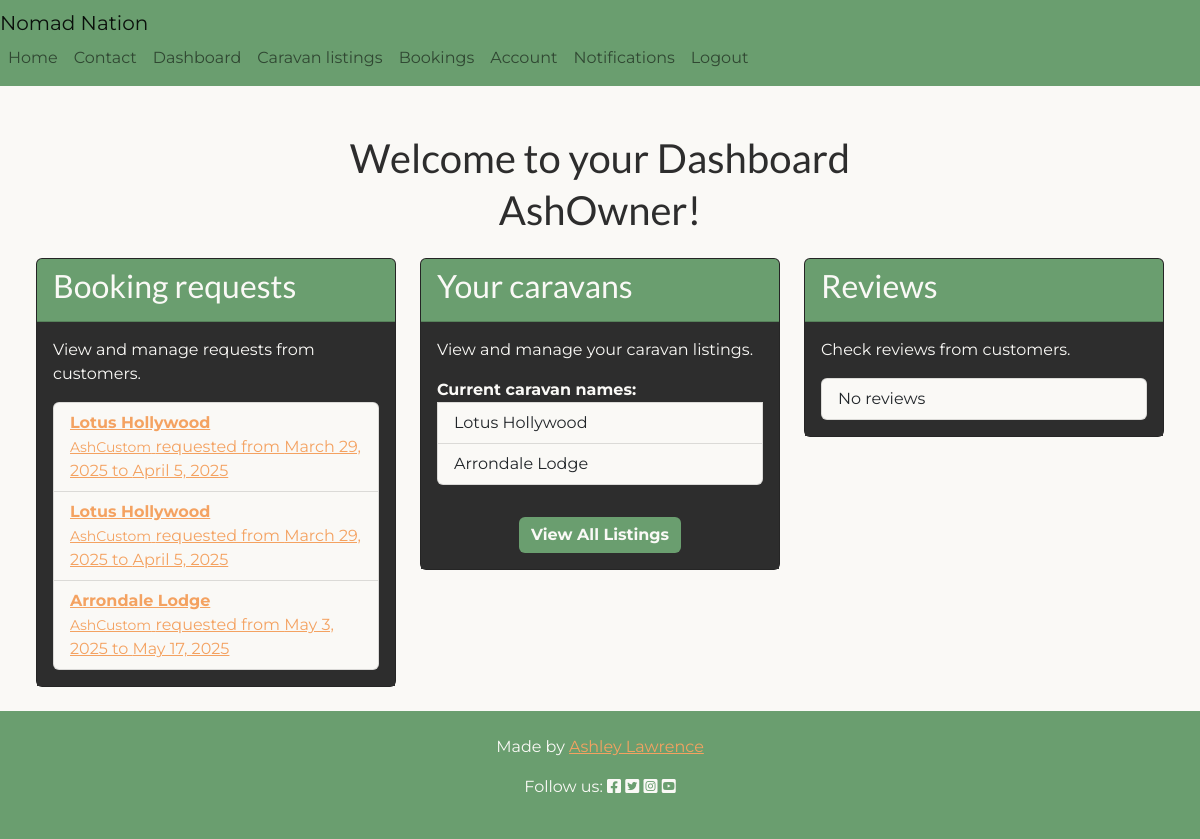
Before: /dashboard/ (signed in) with the older database file.
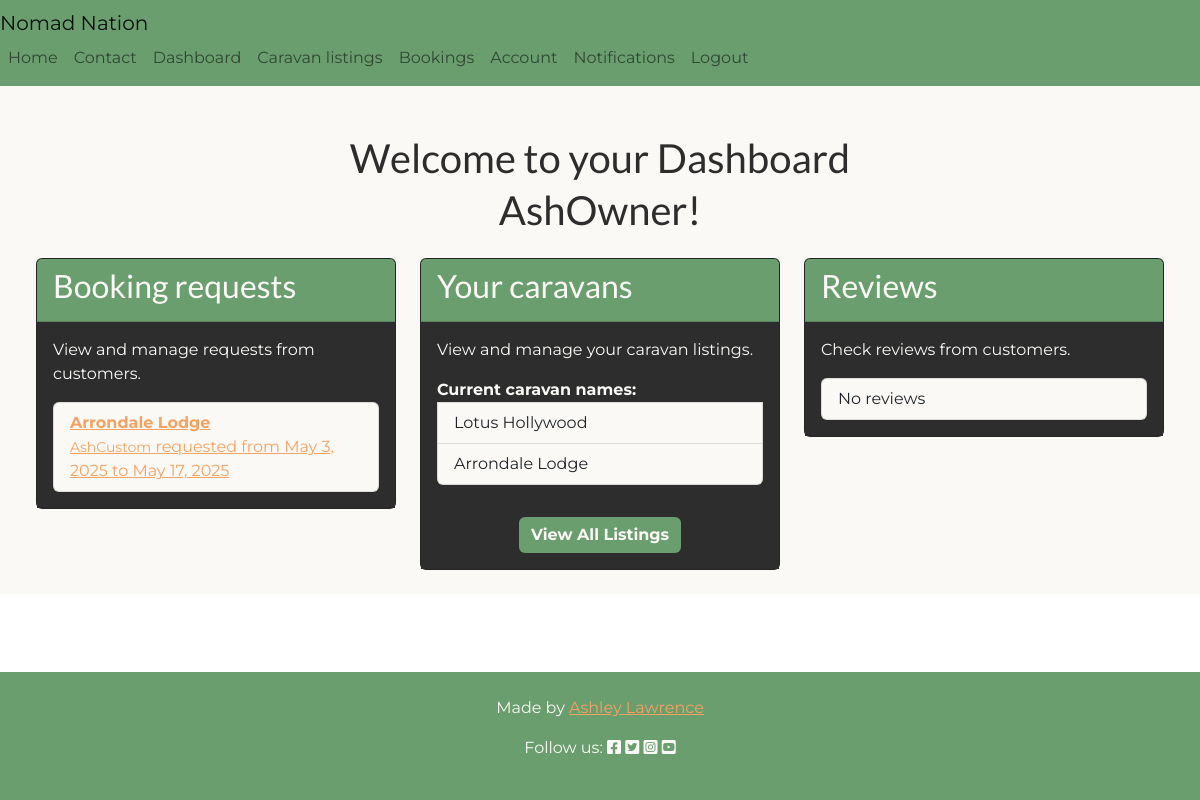
After: the same page with the newer database file.
### listings/models.py (models this page shows, shortened)
class Booking(models.Model):
    STATUS_CHOICES = [
        ("pending", "Pending"),
        ("accepted", "Accepted"),
        ("declined", "Declined"),
    ]
    caravan = models.ForeignKey(
        Caravan, on_delete=models.CASCADE, related_name="bookings"
    )
    customer = models.ForeignKey(
        User, on_delete=models.CASCADE, related_name="bookings"
    )
    name = models.CharField(max_length=255)
    email = models.EmailField()
    phone_number = models.CharField(max_length=15, blank=True, null=True)
    start_date = models.DateField()
    end_date = models.DateField()
    message = models.TextField(blank=True, null=True)
    status = models.CharField(
        max_length=10, choices=STATUS_CHOICES, default="pending"
    )

class Caravan(models.Model):
    owner = models.ForeignKey(
        User, on_delete=models.CASCADE, related_name='caravans'
    )
    title = models.CharField(max_length=100)
    description = models.TextField()
    berth = models.CharField(
        max_length=10, choices=[
            ('small', 'Two-berth'),
            ('medium', 'Four-berth'),
            ('large', 'Six-berth')
        ]
    )
    price_per_night = models.DecimalField(max_digits=6, decimal_places=2)
    location = models.CharField(max_length=100)
    amenities = models.ManyToManyField(Amenity, related_name='caravans')
    is_favourite = models.BooleanField(default=False)

### dashboard/views.py (the view)
# urls.py: path('', views.dashboard_view, name='dashboard'),
@login_required
def dashboard_view(request):
    current_user = request.user
    context = {}
    context['username'] = current_user.username
    if current_user.is_superuser:
        context['user_type'] = 'superuser'
        context['admin_url'] = '/admin/'
        return render(request, 'dashboard/dashboard.html', context)
    try:
        user_profile = current_user.profile
    except AttributeError:
        return redirect('account_logout')
    if user_profile.user_type == 'customer':
        context['user_type'] = 'customer'
        context['upcoming_stays'] = Booking.objects.filter(
            customer=current_user,
            status='accepted',
            start_date__gte=timezone.now()
        )
        context['wishlist'] = []
        context['previous_stays'] = Booking.objects.filter(
            customer=current_user,
            status='accepted',
            end_date__lt=timezone.now()
        )
    elif user_profile.user_type == 'owner':
        context['user_type'] = 'owner'
        context['requests'] = Booking.objects.filter(
            caravan__owner=current_user, status='pending'
        )
        context['caravans'] = Caravan.objects.filter(owner=current_user)
        context['reviews'] = []
    else:
        return redirect('account_logout')
    return render(request, 'dashboard/dashboard.html', context)

### dashboard/templates/dashboard/dashboard.html (shortened to what this page needs)
{% extends "base.html" %}
{% block content %}
<div class="container-fluid d-flex flex-column justify-content-center align-items-center bg-styles">
    <h1 class="text-center mb-1 mt-5 title">Welcome to your Dashboard</h1>
    {% if user_type == 'superuser' %}
    <h1 class="text-center mb-4 title">Superuser!</h1>
    <p>To manage the site go to admin page:
        <a href="{{ admin_url }}" class="btn btn-primary w-100 mt-3 btn-styles">Here</a>
    </p>
</div>
{% elif user_type == 'owner' %}
<div class="container-fluid d-flex flex-column justify-content-center align-items-center bg-styles dashboard-style">
    <h1 class="text-center mb-4 title">{{ username }}!</h1>
    <div class="row w-100">
        <div class="col-md-4">
            <div class="card mb-4 text-white">
                <div class="card-header">
                    <h2 class="card-title title">Booking requests</h2>
                </div>
                <div class="card-body">
                    <p>View and manage requests from customers.</p>
                    <ul class="list-group">
                        {% for request in requests %}
                            <li class="list-group-item">
                                <a href="{% url 'booking_view' request.caravan.id %}">
                                    <strong>{{ request.caravan.title }}</strong><br>
                                    <small>{{ request.customer.username }}</small> requested from
                                    {{ request.start_date }} to {{ request.end_date }}
                                </a>
                            </li>
                        {% empty %}
                            <li class="list-group-item">No current requests</li>
                        {% endfor %}
                    </ul>
                </div>
            </div>
        </div>
        <div class="col-md-4">
            <div class="card mb-4 text-white">
                <div class="card-header">
                    <h2 class="card-title title">Your caravans</h2>
                </div>
                <div class="card-body">
                    <p>View and manage your caravan listings.</p>
                    <ul class="list-group">
                        <strong>Current caravan names:</strong>
                        {% for caravan in caravans %}
                            <li class="list-group-item">{{ caravan.title }}</li>
                        {% empty %}
                            <li class="list-group-item">No caravans listed</li>
                        {% endfor %}
                    </ul>
                    <div class="d-flex justify-content-center mt-3">
                        <a href="{% url 'listings' %}" class="btn btn-primary mt-3 btn-styles">View All Listings</a>
                    </div>
                </div>
            </div>
        </div>
        <div class="col-md-4">
            <div class="card mb-4 text-white">
                <div class="card-header">
                    <h2 class="card-title title">Reviews</h2>
                </div>
                <div class="card-body">
                    <p>Check reviews from customers.</p>
                    <ul class="list-group">
                        {% for review in reviews %}
                            <li class="list-group-item">{{ review }}</li>
                        {% empty %}
                            <li class="list-group-item">No reviews</li>
                        {% endfor %}
                    </ul>
                </div>
            </div>
        </div>
    </div>
</div>
{% endif %}
{% endblock %}

### templates/base.html (shortened to what this page needs)
{% load static %}
<!DOCTYPE html>
<html lang="en">
<head>
    <link rel="stylesheet" type="image/png" sizes="16x16" href="{% static 'favicon/favicon-16x16.png' %}">
    <link href="https://cdn.jsdelivr.net/npm/bootstrap@5.2.3/dist/css/bootstrap.min.css" rel="stylesheet">
    <link href="https://cdnjs.cloudflare.com/ajax/libs/font-awesome/6.0.0-beta3/css/all.min.css" rel="stylesheet">
    <link rel="stylesheet" href="{% static 'css/styles.css' %}">
    <link href="https://cdn.jsdelivr.net/npm/fullcalendar/main.min.css" rel="stylesheet">
    <link rel="stylesheet" href="https://cdn.jsdelivr.net/npm/select2@4.0.13/dist/css/select2.min.css">
</head>
<body class="d-flex flex-column min-vh-100">
    <nav class="navbar navbar-expand-lg navbar-light">
        <div class="container_fluid">
            <a id="main-title" class="navbar-brand" href="{% url 'homepage' %}">Nomad Nation</a>
            <div class="collapse navbar-collapse" id="navbarNav">
                <ul class="navbar-nav ms-auto">
                    <li class="nav-item">
                        <a class="nav-link {% if request.path == '/' %}active" aria-current="page{% endif %}" href="{% url 'homepage' %}">Home</a>
                    </li>
                    <li class="nav-item {% if request.path == '/contact/' %}active{% endif %}">
                        <a href="{% url 'contact' %}" class="nav-link">Contact</a>
                    </li>
                    {% if user.is_authenticated %}
                        <li class="nav-item {% if request.path == '/dashboard/' %}active{% endif %}">
                            <a href="{% url 'dashboard' %}" class="nav-link">Dashboard</a>
                        </li>
                        <li class="nav-item {% if request.path == '/listings/' %}active{% endif %}">
                            <a href="{% url 'listings' %}" class="nav-link">Caravan listings</a>
                        </li>
                        <li class="nav-item {% if request.path == '/bookings/' %}active{% endif %}">
                            <a href="{% url 'booking_page' %}" class="nav-link">Bookings</a>
                        </li>
                        <li class="nav-item">
                            <a href="#" class="nav-link">Account</a>
                        </li>
                        <li class="nav-item">
                            <a href="#" class="nav-link">Notifications</a>
                        </li>
                        <li class="nav-item {% if request.path == '/account/logout' %}active" aria-current="page{% endif %}">
                            <a href="{% url 'account_logout' %}" class="nav-link">Logout</a>
                        </li>
                    {% endif %}
                </ul>
            </div>
        </div>
    </nav>
    <main class="flex-grow-1">
        {% block content %}
        {% endblock %}
    </main>
    <footer class="text-center py-4">
        <p>
            {% block copyright %}
            Made by <a href="https://github.com/" class="github-link">Ashley Lawrence</a>
            {% endblock copyright %}
        </p>
        <p>Follow us:
            <i class="fab fa-facebook-square"></i>
            <i class="fab fa-twitter-square"></i>
            <i class="fab fa-instagram-square"></i>
            <i class="fab fa-youtube-square"></i>
        </p>
    </footer>
</body>
</html>

### staticfiles/css/styles.css (style rules this page uses)
:root { --p-colour: #6A9E6F; --p-accent: #87CEEB; --s-accent: #F4A261; --b-colour: #FAF9F6; --p-text: #2D2D2D; --bs-primary: var(--p-colour); --bs-secondary: var(--s-accent); --bs-info: var(--p-accent); --bs-light: var(--b-colour); --bs-dark: var(--p-text); }
html, body { min-height: 100%; width: 100%; overflow-x: hidden; margin: 0; padding: 0; display: flex; flex-direction: column; font-family: 'Montserrat', sans-serif !important; }
.bg-styles { background-color: var(--b-colour); color: var(--p-text); }
.btn-styles { font-weight: 700; background-color: var(--p-colour); color: var(--b-colour); border: var(--p-colour); }
.title { font-family: 'Lato', sans-serif !important; }
a { color: var(--s-accent); }
.navbar, footer { background-color: var(--p-colour); color: var(--b-colour); }
.card { margin-bottom: 30px; background-color: var(--p-text) !important; }
.text-white { color: var(--b-colour) !important; }
.dashboard-style li, .booking-style li { background-color: var(--b-colour); }
.booking-style .card-body, .dashboard-style .card-body { background-color: var(--p-text); }
.card-header { background-color: var(--p-colour); }
footer { width: 100%; padding: 20px; background-color: var(--p-colour); color: var(--b-colour); }

Changed rows visible on the page:
no longer on this page (row edited): Booking: caravan "Lotus Hollywood", customer.username "AshCustom", start_date "March 29, 2025", end_date "April 5, 2025"
no longer on this page (row edited): Booking: caravan "Lotus Hollywood", customer.username "AshCustom", start_date "March 29, 2025", end_date "April 5, 2025"
